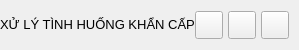
           <widget class="QFrame" name="contentTopBg">
            <property name="minimumSize">
             <size>
              <width>0</width>
              <height>50</height>
             </size>
            </property>
            <property name="maximumSize">
             <size>
              <width>16777215</width>
              <height>50</height>
             </size>
            </property>
            <property name="frameShape">
             <enum>QFrame::NoFrame</enum>
            </property>
            <property name="frameShadow">
             <enum>QFrame::Raised</enum>
            </property>
            <layout class="QHBoxLayout" name="horizontalLayout">
             <property name="spacing">
              <number>0</number>
             </property>
             <property name="leftMargin">
              <number>0</number>
             </property>
             <property name="topMargin">
              <number>0</number>
             </property>
             <property name="rightMargin">
              <number>10</number>
             </property>
             <property name="bottomMargin">
              <number>0</number>
             </property>
             <item>
              <widget class="QFrame" name="leftBox">
               <property name="sizePolicy">
                <sizepolicy hsizetype="Expanding" vsizetype="Preferred">
                 <horstretch>0</horstretch>
                 <verstretch>0</verstretch>
                </sizepolicy>
               </property>
               <property name="frameShape">
                <enum>QFrame::NoFrame</enum>
               </property>
               <property name="frameShadow">
                <enum>QFrame::Raised</enum>
               </property>
               <layout class="QHBoxLayout" name="horizontalLayout_3">
                <property name="spacing">
                 <number>0</number>
                </property>
                <property name="leftMargin">
                 <number>0</number>
                </property>
                <property name="topMargin">
                 <number>0</number>
                </property>
                <property name="rightMargin">
                 <number>0</number>
                </property>
                <property name="bottomMargin">
                 <number>0</number>
                </property>
                <item>
                 <widget class="QLabel" name="titleRightInfo">
                  <property name="sizePolicy">
                   <sizepolicy hsizetype="Preferred" vsizetype="Expanding">
                    <horstretch>0</horstretch>
                    <verstretch>0</verstretch>
                   </sizepolicy>
                  </property>
                  <property name="maximumSize">
                   <size>
                    <width>16777215</width>
                    <height>45</height>
                   </size>
                  </property>
                  <property name="font">
                   <font>
                    <family>Segoe UI</family>
                    <pointsize>10</pointsize>
                    <weight>50</weight>
                    <italic>false</italic>
                    <bold>false</bold>
                   </font>
                  </property>
                  <property name="text">
                   <string>XỬ LÝ TÌNH HUỐNG KHẨN CẤP</string>
                  </property>
                  <property name="alignment">
                   <set>Qt::AlignLeading|Qt::AlignLeft|Qt::AlignVCenter</set>
                  </property>
                 </widget>
                </item>
               </layout>
              </widget>
             </item>
             <item alignment="Qt::AlignRight">
              <widget class="QFrame" name="rightButtons">
               <property name="minimumSize">
                <size>
                 <width>0</width>
                 <height>28</height>
                </size>
               </property>
               <property name="frameShape">
                <enum>QFrame::NoFrame</enum>
               </property>
               <property name="frameShadow">
                <enum>QFrame::Raised</enum>
               </property>
               <layout class="QHBoxLayout" name="horizontalLayout_2">
                <property name="spacing">
                 <number>5</number>
                </property>
                <property name="leftMargin">
                 <number>0</number>
                </property>
                <property name="topMargin">
                 <number>0</number>
                </property>
                <property name="rightMargin">
                 <number>0</number>
                </property>
                <property name="bottomMargin">
                 <number>0</number>
                </property>
                <item>
                 <widget class="QPushButton" name="minimizeAppBtn">
                  <property name="minimumSize">
                   <size>
                    <width>28</width>
                    <height>28</height>
                   </size>
                  </property>
                  <property name="maximumSize">
                   <size>
                    <width>28</width>
                    <height>28</height>
                   </size>
                  </property>
                  <property name="cursor">
                   <cursorShape>PointingHandCursor</cursorShape>
                  </property>
                  <property name="toolTip">
                   <string>Minimize</string>
                  </property>
                  <property name="text">
                   <string/>
                  </property>
                  <property name="icon">
                   <iconset resource="resources.qrc">
                    <normaloff>:/icons/images/icons/icon_minimize.png</normaloff>:/icons/images/icons/icon_minimize.png</iconset>
                  </property>
                  <property name="iconSize">
                   <size>
                    <width>20</width>
                    <height>20</height>
                   </size>
                  </property>
                 </widget>
                </item>
                <item>
                 <widget class="QPushButton" name="maximizeRestoreAppBtn">
                  <property name="minimumSize">
                   <size>
                    <width>28</width>
                    <height>28</height>
                   </size>
                  </property>
                  <property name="maximumSize">
                   <size>
                    <width>28</width>
                    <height>28</height>
                   </size>
                  </property>
                  <property name="font">
                   <font>
                    <family>Segoe UI</family>
                    <pointsize>10</pointsize>
                    <weight>50</weight>
                    <italic>false</italic>
                    <bold>false</bold>
                    <stylestrategy>PreferDefault</stylestrategy>
                   </font>
                  </property>
                  <property name="cursor">
                   <cursorShape>PointingHandCursor</cursorShape>
                  </property>
                  <property name="toolTip">
                   <string>Maximize</string>
                  </property>
                  <property name="text">
                   <string/>
                  </property>
                  <property name="icon">
                   <iconset resource="resources.qrc">
                    <normaloff>:/icons/images/icons/icon_maximize.png</normaloff>:/icons/images/icons/icon_maximize.png</iconset>
                  </property>
                  <property name="iconSize">
                   <size>
                    <width>20</width>
                    <height>20</height>
                   </size>
                  </property>
                 </widget>
                </item>
                <item>
                 <widget class="QPushButton" name="closeAppBtn">
                  <property name="minimumSize">
                   <size>
                    <width>28</width>
                    <height>28</height>
                   </size>
                  </property>
                  <property name="maximumSize">
                   <size>
                    <width>28</width>
                    <height>28</height>
                   </size>
                  </property>
                  <property name="cursor">
                   <cursorShape>PointingHandCursor</cursorShape>
                  </property>
                  <property name="toolTip">
                   <string>Close</string>
                  </property>
                  <property name="text">
                   <string/>
                  </property>
                  <property name="icon">
                   <iconset resource="resources.qrc">
                    <normaloff>:/icons/images/icons/icon_close.png</normaloff>:/icons/images/icons/icon_close.png</iconset>
                  </property>
                  <property name="iconSize">
                   <size>
                    <width>20</width>
                    <height>20</height>
                   </size>
                  </property>
                 </widget>
                </item>
               </layout>
              </widget>
             </item>
            </layout>
           </widget>
